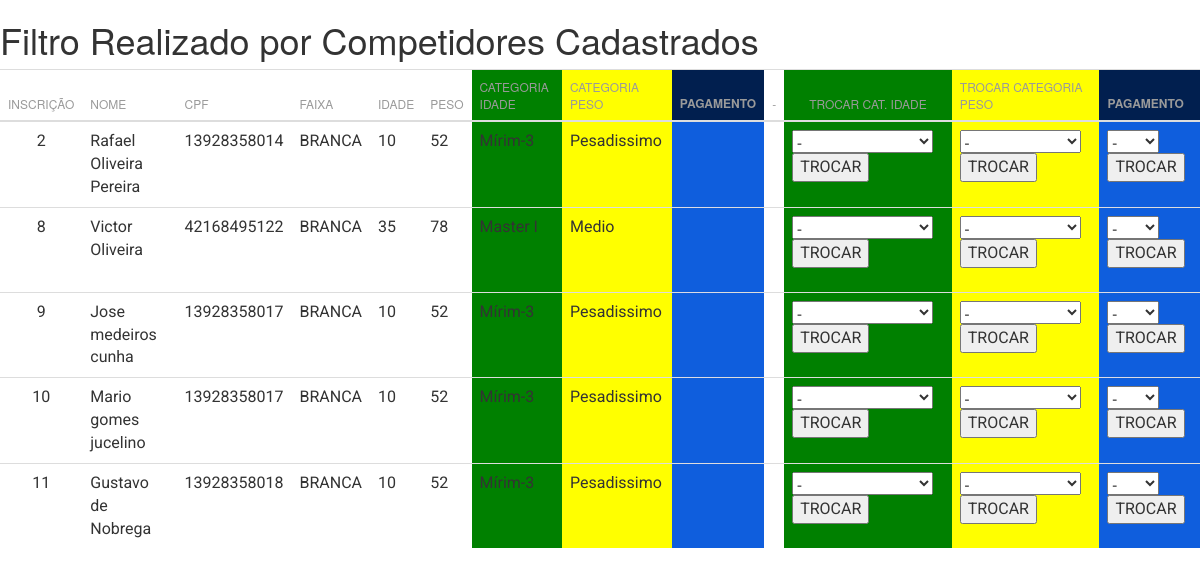
The app's page /adm/pesquisarnome.php with its own data.
### tables this page shows
CREATE TABLE `usuarios` (
  `id` int(11) NOT NULL,
  `niveis_acesso_id` int(1) NOT NULL,
  `cpf` varchar(15) NOT NULL,
  `email` varchar(520) NOT NULL,
  `senha` varchar(50) NOT NULL,
  `nome` varchar(100) NOT NULL,
  `sexo` varchar(10) NOT NULL,
  `idade` varchar(10) NOT NULL,
  `peso` varchar(10) NOT NULL,
  `equipe` varchar(100) NOT NULL,
  `faixa` varchar(10) NOT NULL,
  `categoriaida` varchar(100) NOT NULL,
  `categoriapeso` varchar(100) NOT NULL,
  `imagem` varchar(100) NOT NULL
);

### adm/pesquisarnome.php (the view, shortened to what this page needs)
<?php $nome1= @$_POST['nome1'];
$nome= @$_GET['nome'];
if($nome==''){
	$nome=$nome1;
}else $nome1=$nome;
?>
<head>
    <link href="assets/css/bootstrap.min.css" rel="stylesheet" />
    <link href="assets/css/animate.min.css" rel="stylesheet"/>
    <link href="assets/css/light-bootstrap-dashboard.css" rel="stylesheet"/>
	<link rel="stylesheet" href="https://maxcdn.bootstrapcdn.com/font-awesome/latest/css/font-awesome.min.css" />
    <link href="assets/css/bootstrap.min.css" rel="stylesheet" />
    <link href="assets/css/material-kit.css" rel="stylesheet"/>
	<link href="../css/style.css" rel="stylesheet" />
	<link href="../css/bootstrap-theme.css" rel="stylesheet" />
	<link href="../css/bootstrap.css" rel="stylesheet" />
	<link href="assets/css/demo.css" rel="stylesheet" />
    <link href="http://maxcdn.bootstrapcdn.com/font-awesome/4.2.0/css/font-awesome.min.css" rel="stylesheet">
    <link href="assets/css/pe-icon-7-stroke.css" rel="stylesheet" />
</head>
<?php
include_once("../fun/conexao.php");
	$conn = mysqli_connect($servidor, $usuario, $senha, $dbname);
	$result_cursos = "SELECT * FROM usuarios WHERE nome like'%$nome%' and niveis_acesso_id=0 ORDER BY id ASC";
	$resultado_cursos = mysqli_query($conn, $result_cursos);
			echo "
			<table class='table'>
			<thead>
			<tr>
			    <h1>Filtro Realizado por Competidores Cadastrados</td>
			</tr>
        <tr>
            <th class='text-center'>Inscrição</th>
            <th>Nome</th>
            <th>CPF</th>
            <th>Faixa</th>
			<th>Idade</th>
			<th>Peso</th>
			<th bgcolor='Green'>Categoria Idade</th>
			<th bgcolor='Yellow'>Categoria Peso</th>
			<th bgcolor='#011f4f'><b>Pagamento</b></th>
			<th>-</th>
			<th bgcolor='Green'><center>Trocar Cat. Idade</center></th>
			<th bgcolor='Yellow'>Trocar Categoria Peso</th>
			<th bgcolor='#011f4f'><b>Pagamento</b></th>
         </tr>
    </thead>
        <tr>
		<tbody>";
	while($rows_cursos = mysqli_fetch_array($resultado_cursos)){
		echo "
			<tr>
		 <td class='text-center'>".$rows_cursos['id']."</td>
		             <td>".$rows_cursos['nome']."</td>
					 <td>".$rows_cursos['cpf']."</td>
		 <td>".$rows_cursos['faixa']."</td>
		<td>".$rows_cursos['idade']."</td>
		 <td>".$rows_cursos['peso']."</td>
		 <td bgcolor='Green'>".$rows_cursos['categoriaida']."</td>
		  <td bgcolor='Yellow'>".$rows_cursos['categoriapeso']."</td>
		  <td bgcolor='#0f5edd'>".$rows_cursos['imagem']."</td>
		  <td> </td>
		  <td bgcolor='green'>";echo '<form method="POST" action="update_idade.php">
										<input type="hidden" name="cpf" value='.$rows_cursos["cpf"].'></input>
										<input type="hidden" name="nomepesq" value='.$nome.'></input>
									   <select required name="categoriaida">
										<option value=""> - </option>
										<option value="Pre-mirim-2">PRÉ-Mírim-1</option>
										<option value="Pre-mirim-2">PRÉ-Mírim-2</option>
										<option value="Pre-mirim-3">PRÉ-Mírim-3</option>
										<option value="Mírim-1">Mírim-1</option>
										<option value="Mírim-2">Mírim-2</option>
										<option value="Mírim-3">Mírim-3</option>
										<option value="Infantil-1">Infantil-1</option>
										<option value="Infantil-2">Infantil-2</option>
										<option value="Infantil-3">Infantil-3</option>
										<option value="InfantoJuvenil1">Infanto Juvenil-1</option>
										<option value="InfantoJuvenil2">Infanto Juvenil-2</option>
										<option value="InfantoJuvenil3">Infanto Juvenil-3</option>
										<option value="Juvenil-1">Juvenil-1</option>
										<option value="Juvenil-2">Juvenil-2</option>
										<option value="Adult">Adult</option>
										<option value="Master I">Master I</option>
										<option value="Master II">Master II</option>
										<option value="Master III">Master III</option>
										<option value="Master IV">Master IV</option>
										<option value="Master V">Master V</option>
										<option value="Master VI">Master VI</option>
											</select>
											<input type="submit" value="TROCAR">
										</form>
										</td>';
		 echo '<td bgcolor="yellow"><form method="POST" action="update_peso.php">
										<input type="hidden" name="cpf" value='.$rows_cursos["cpf"].'></input>
										<input type="hidden" name="nomepesq" value='.$nome.'></input>
									   <select required name="categoriapeso">
										<option value=""> - </option>
										<option value="Galo">Galo</option>
										<option value="Pluma">Pluma</option>
										<option value="Pena">Pena</option>
										<option value="Leve">Leve</option>
										<option value="Medio">Médio</option>
										<option value="Meio Pesado">Meio Pesado</option>
										<option value="Pesado">Pesado</option>
										<option value="Super Pesado">Super Pesado</option>
										<option value="Pesadissimo">Pesadissimo</option>
											</select>
											</select>
											<input type="submit" value="TROCAR">
										</form>
										</td>';
		echo '<td bgcolor="#0f5edd"><form method="POST" action="update_pagamentonahora.php">
										<input type="hidden" name="cpf" value='.$rows_cursos["cpf"].'></input>
										<input type="hidden" name="nomepesq" value='.$nome.'></input>
									   <select required name="pagamento">
										<option value=""> - </option>
										<option value="sim">Sim</option>
										<option value="">Não</option>
											</select>
											</select>
											<input type="submit" value="TROCAR">
										</form>
										</td>';
   echo "</tr>
";
	}
?>

### records on screen
usuarios: id "2", nome "Rafael Oliveira Pereira", cpf "13928358014", faixa "BRANCA", idade "10", peso "52", categoriaida "Mírim-3", categoriapeso "Pesadissimo"
usuarios: id "8", nome "Victor Oliveira", cpf "42168495122", faixa "BRANCA", idade "35", peso "78", categoriaida "Master I", categoriapeso "Medio"
usuarios: id "9", nome "Jose medeiros cunha", cpf "13928358017", faixa "BRANCA", idade "10", peso "52", categoriaida "Mírim-3", categoriapeso "Pesadissimo"
usuarios: id "10", nome "Mario gomes jucelino", cpf "13928358017", faixa "BRANCA", idade "10", peso "52", categoriaida "Mírim-3", categoriapeso "Pesadissimo"
usuarios: id "11", nome "Gustavo de Nobrega", cpf "13928358018", faixa "BRANCA", idade "10", peso "52", categoriaida "Mírim-3", categoriapeso "Pesadissimo"
